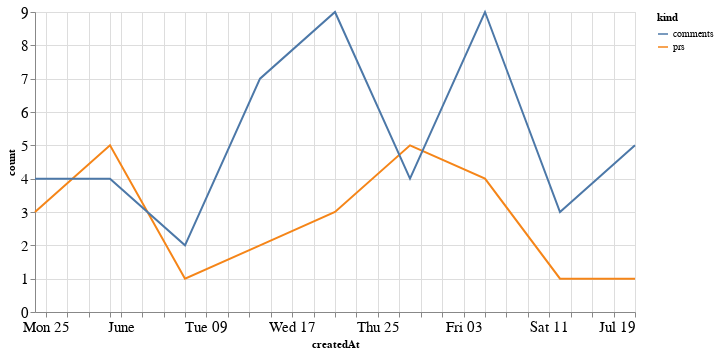

Notebook code for this chart:
### Code cell
alt.Chart(total_time, width=600).mark_line().encode(
    x='createdAt',
    y='count',
    color='kind'
)

### Figure 1 — Vega-Lite specification as saved in the notebook (floating-point values rounded to 4 significant figures)
{"config": {"axisLeft": {"labelFontSize": 15}, "axisBottom": {"labelFontSize": 15}}, "data": {"name": "data-dab2872c2df5b1fbba0f4c8abc86a2e6"}, "mark": "line", "encoding": {"color": {"type": "nominal", "field": "kind"}, "x": {"type": "temporal", "field": "createdAt"}, "y": {"type": "quantitative", "field": "count"}}, "width": 600, "$schema": "https://vega.github.io/schema/vega-lite/v4.8.1.json", "datasets": {"data-dab2872c2df5b1fbba0f4c8abc86a2e6": [{"createdAt": "2020-05-24T00:00:00", "kind": "prs", "count": 3}, {"createdAt": "2020-05-31T00:00:00", "kind": "prs", "count": 5}, {"createdAt": "2020-06-07T00:00:00", "kind": "prs", "count": 1}, {"createdAt": "2020-06-14T00:00:00", "kind": "prs", "count": 2}, {"createdAt": "2020-06-21T00:00:00", "kind": "prs", "count": 3}, {"createdAt": "2020-06-28T00:00:00", "kind": "prs", "count": 5}, {"createdAt": "2020-07-05T00:00:00", "kind": "prs", "count": 4}, {"createdAt": "2020-07-12T00:00:00", "kind": "prs", "count": 1}, {"createdAt": "2020-07-19T00:00:00", "kind": "prs", "count": 1}, {"createdAt": "2020-05-24T00:00:00", "kind": "comments", "count": 4}, {"createdAt": "2020-05-31T00:00:00", "kind": "comments", "count": 4}, {"createdAt": "2020-06-07T00:00:00", "kind": "comments", "count": 2}, {"createdAt": "2020-06-14T00:00:00", "kind": "comments", "count": 7}, {"createdAt": "2020-06-21T00:00:00", "kind": "comments", "count": 9}, {"createdAt": "2020-06-28T00:00:00", "kind": "comments", "count": 4}, {"createdAt": "2020-07-05T00:00:00", "kind": "comments", "count": 9}, {"createdAt": "2020-07-12T00:00:00", "kind": "comments", "count": 3}, {"createdAt": "2020-07-19T00:00:00", "kind": "comments", "count": 5}]}}
